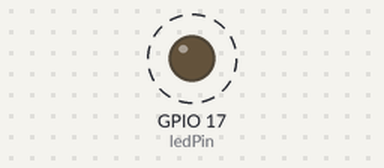
Simulated run of this program. Board: Raspberry Pi (BCM pin numbers). Shown: output pins drawn as LEDs (lit = HIGH). Dashed ring = blinking.

Above: at 0.5 s.
Timing chart, 0 to 4.6 s (numbered marks = the images above):
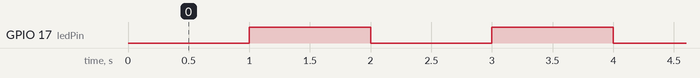

Measured:
- by itself, GPIO 17 (ledPin): alternates HIGH for 1.0 s and LOW for 1.0 s

The program:

led.py
```python
import time
import RPi.GPIO as GPIO
#set up GPIO using BCM numbering, alternative is pin numbering
GPIO.setmode(GPIO.BCM)

ledPin = 17

#Initialise pin for output
GPIO.setup(ledPin, GPIO.OUT)

#Create a variable to store current state of LED
ledStatus = False

while True:

    #Pause program by one second
    time.sleep(1)

    #Set new status to variable
    ledStatus = not ledStatus

    #Write new state to led
    GPIO.output(ledPin, ledStatus)
```
